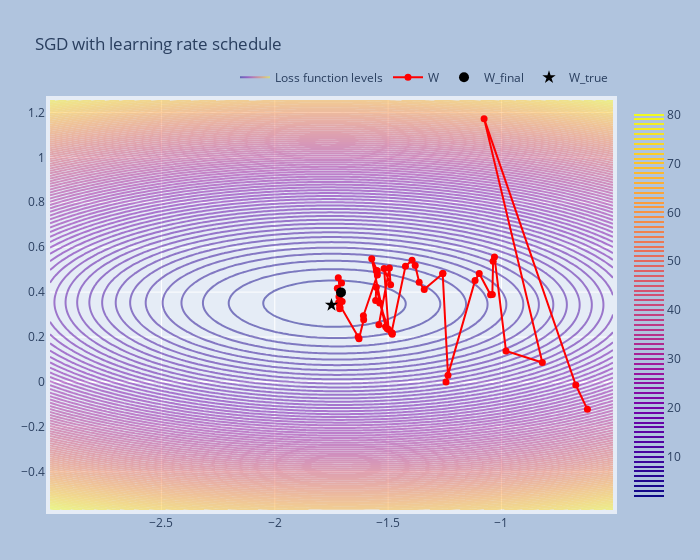

Write notebook code for a chart like this one.
### Markdown cell above
Посмотрим, как влияет размер батча.

### Code cell
w_list = sgd_with_lr_schedule(lambda_param=0.01, p=0.35, batch_size=1)
plot_trajectory(w_list, 'SGD with learning rate schedule')
